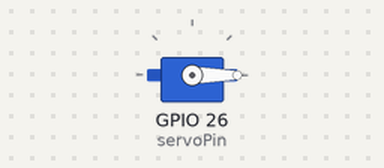
This sketch was run on a simulated ESP32. Parts: servo.

Above: at 0.05 s.
At 4.0 s:
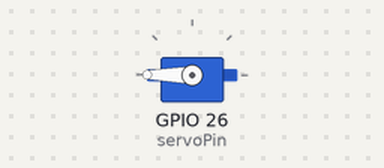
At 7.95 s:
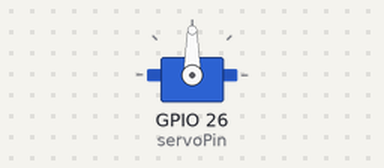
Timing chart, 0 to 10.4 s (numbered marks = the images above):
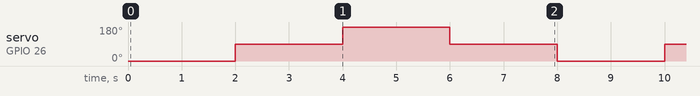

The sketch:

test_servo.ino
```cpp
/*
 *      -----TEST SERVOMOTOR-----
 *
 * Por "Ingeniero en Casa"
 * https://www.youtube.com/channel/UCurfoG9YbFyQmxCLlxZVArg
 *
 * La distribución y/o modificación del código es totalmente libre.
 */

#include <ESP32Servo.h>

Servo miServo;

#define servoPin 26       //Pin al que conectamos el cable naranja del servo.

void setup() {
  miServo.attach(servoPin);
  miServo.write(0);       //Ángulo de giro en grados.
}

void loop() {

  delay(2000);
  miServo.write(90);

  delay(2000);
  miServo.write(180);

  delay(2000);
  miServo.write(90);

  delay(2000);
  miServo.write(0);

}
```

Measured:
- by itself, servo on GPIO 26 (servoPin): repeats every 8.0 s: 180° 2.0 s, 90° 2.0 s, 0° 2.0 s, 90° 2.0 s
